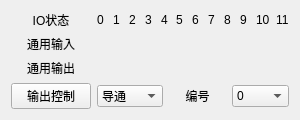
<?xml version="1.0" encoding="UTF-8"?>
<ui version="4.0">
 <class>IODialog</class>
 <widget class="QDialog" name="IODialog">
  <property name="geometry">
   <rect>
    <x>0</x>
    <y>0</y>
    <width>300</width>
    <height>120</height>
   </rect>
  </property>
  <property name="sizePolicy">
   <sizepolicy hsizetype="Preferred" vsizetype="Preferred">
    <horstretch>0</horstretch>
    <verstretch>0</verstretch>
   </sizepolicy>
  </property>
  <property name="maximumSize">
   <size>
    <width>300</width>
    <height>120</height>
   </size>
  </property>
  <property name="windowTitle">
   <string>IO配置</string>
  </property>
  <property name="windowIcon">
   <iconset resource="img.qrc">
    <normaloff>:/icon/images/icon.ico</normaloff>:/icon/images/icon.ico</iconset>
  </property>
  <layout class="QGridLayout" name="gridLayout" rowstretch="1,1,1,1" columnstretch="1,1,1,1">
   <item row="0" column="0">
    <widget class="QLabel" name="label">
     <property name="text">
      <string>IO状态</string>
     </property>
     <property name="alignment">
      <set>Qt::AlignmentFlag::AlignCenter</set>
     </property>
    </widget>
   </item>
   <item row="0" column="1" colspan="3">
    <layout class="QHBoxLayout" name="horizontalLayout_3">
     <item>
      <widget class="QLabel" name="label_3">
       <property name="text">
        <string>0</string>
       </property>
      </widget>
     </item>
     <item>
      <widget class="QLabel" name="label_2">
       <property name="text">
        <string>1</string>
       </property>
      </widget>
     </item>
     <item>
      <widget class="QLabel" name="label_4">
       <property name="text">
        <string>2</string>
       </property>
      </widget>
     </item>
     <item>
      <widget class="QLabel" name="label_7">
       <property name="text">
        <string>3</string>
       </property>
      </widget>
     </item>
     <item>
      <widget class="QLabel" name="label_8">
       <property name="text">
        <string>4</string>
       </property>
      </widget>
     </item>
     <item>
      <widget class="QLabel" name="label_9">
       <property name="text">
        <string>5</string>
       </property>
      </widget>
     </item>
     <item>
      <widget class="QLabel" name="label_10">
       <property name="text">
        <string>6</string>
       </property>
      </widget>
     </item>
     <item>
      <widget class="QLabel" name="label_11">
       <property name="text">
        <string>7</string>
       </property>
      </widget>
     </item>
     <item>
      <widget class="QLabel" name="label_12">
       <property name="text">
        <string>8</string>
       </property>
      </widget>
     </item>
     <item>
      <widget class="QLabel" name="label_14">
       <property name="text">
        <string>9</string>
       </property>
      </widget>
     </item>
     <item>
      <widget class="QLabel" name="label_15">
       <property name="text">
        <string>10</string>
       </property>
      </widget>
     </item>
     <item>
      <widget class="QLabel" name="label_16">
       <property name="text">
        <string>11</string>
       </property>
      </widget>
     </item>
    </layout>
   </item>
   <item row="1" column="0">
    <widget class="QLabel" name="label_5">
     <property name="text">
      <string>通用输入</string>
     </property>
     <property name="alignment">
      <set>Qt::AlignmentFlag::AlignCenter</set>
     </property>
    </widget>
   </item>
   <item row="1" column="1" colspan="3">
    <layout class="QHBoxLayout" name="horizontalLayout">
     <item>
      <widget class="StatusLed" name="labIn0">
       <property name="text">
        <string/>
       </property>
      </widget>
     </item>
     <item>
      <widget class="StatusLed" name="labIn1">
       <property name="text">
        <string/>
       </property>
      </widget>
     </item>
     <item>
      <widget class="StatusLed" name="labIn2">
       <property name="text">
        <string/>
       </property>
      </widget>
     </item>
     <item>
      <widget class="StatusLed" name="labIn3">
       <property name="text">
        <string/>
       </property>
      </widget>
     </item>
     <item>
      <widget class="StatusLed" name="labIn4">
       <property name="text">
        <string/>
       </property>
      </widget>
     </item>
     <item>
      <widget class="StatusLed" name="labIn5">
       <property name="text">
        <string/>
       </property>
      </widget>
     </item>
     <item>
      <widget class="StatusLed" name="labIn6">
       <property name="text">
        <string/>
       </property>
      </widget>
     </item>
     <item>
      <widget class="StatusLed" name="labIn7">
       <property name="text">
        <string/>
       </property>
      </widget>
     </item>
     <item>
      <widget class="StatusLed" name="labIn8">
       <property name="text">
        <string/>
       </property>
      </widget>
     </item>
     <item>
      <widget class="StatusLed" name="labIn9">
       <property name="text">
        <string/>
       </property>
      </widget>
     </item>
     <item>
      <widget class="StatusLed" name="labIn10">
       <property name="text">
        <string/>
       </property>
      </widget>
     </item>
     <item>
      <widget class="StatusLed" name="labIn11">
       <property name="text">
        <string/>
       </property>
      </widget>
     </item>
    </layout>
   </item>
   <item row="2" column="0">
    <widget class="QLabel" name="label_6">
     <property name="text">
      <string>通用输出</string>
     </property>
     <property name="alignment">
      <set>Qt::AlignmentFlag::AlignCenter</set>
     </property>
    </widget>
   </item>
   <item row="2" column="1" colspan="3">
    <layout class="QHBoxLayout" name="horizontalLayout_2">
     <item>
      <widget class="StatusLed" name="labOut0">
       <property name="text">
        <string/>
       </property>
      </widget>
     </item>
     <item>
      <widget class="StatusLed" name="labOut1">
       <property name="text">
        <string/>
       </property>
      </widget>
     </item>
     <item>
      <widget class="StatusLed" name="labOut2">
       <property name="text">
        <string/>
       </property>
      </widget>
     </item>
     <item>
      <widget class="StatusLed" name="labOut3">
       <property name="text">
        <string/>
       </property>
      </widget>
     </item>
     <item>
      <widget class="StatusLed" name="labOut4">
       <property name="text">
        <string/>
       </property>
      </widget>
     </item>
     <item>
      <widget class="StatusLed" name="labOut5">
       <property name="text">
        <string/>
       </property>
      </widget>
     </item>
     <item>
      <widget class="StatusLed" name="labOut6">
       <property name="text">
        <string/>
       </property>
      </widget>
     </item>
     <item>
      <widget class="StatusLed" name="labOut7">
       <property name="text">
        <string/>
       </property>
      </widget>
     </item>
     <item>
      <widget class="StatusLed" name="labOut8">
       <property name="text">
        <string/>
       </property>
      </widget>
     </item>
     <item>
      <widget class="StatusLed" name="labOut9">
       <property name="text">
        <string/>
       </property>
      </widget>
     </item>
     <item>
      <widget class="StatusLed" name="labOut10">
       <property name="text">
        <string/>
       </property>
      </widget>
     </item>
     <item>
      <widget class="StatusLed" name="labOut11">
       <property name="text">
        <string/>
       </property>
      </widget>
     </item>
    </layout>
   </item>
   <item row="3" column="1">
    <widget class="QComboBox" name="comboMode">
     <item>
      <property name="text">
       <string>导通</string>
      </property>
     </item>
     <item>
      <property name="text">
       <string>断开</string>
      </property>
     </item>
     <item>
      <property name="text">
       <string>流水灯</string>
      </property>
     </item>
     <item>
      <property name="text">
       <string>全亮</string>
      </property>
     </item>
     <item>
      <property name="text">
       <string>全灭</string>
      </property>
     </item>
    </widget>
   </item>
   <item row="3" column="2">
    <widget class="QLabel" name="label_13">
     <property name="text">
      <string>编号</string>
     </property>
     <property name="alignment">
      <set>Qt::AlignmentFlag::AlignCenter</set>
     </property>
    </widget>
   </item>
   <item row="3" column="3">
    <widget class="QComboBox" name="comboIndex">
     <item>
      <property name="text">
       <string>0</string>
      </property>
     </item>
     <item>
      <property name="text">
       <string>1</string>
      </property>
     </item>
     <item>
      <property name="text">
       <string>2</string>
      </property>
     </item>
     <item>
      <property name="text">
       <string>3</string>
      </property>
     </item>
     <item>
      <property name="text">
       <string>4</string>
      </property>
     </item>
     <item>
      <property name="text">
       <string>5</string>
      </property>
     </item>
     <item>
      <property name="text">
       <string>6</string>
      </property>
     </item>
     <item>
      <property name="text">
       <string>7</string>
      </property>
     </item>
     <item>
      <property name="text">
       <string>8</string>
      </property>
     </item>
     <item>
      <property name="text">
       <string>9</string>
      </property>
     </item>
     <item>
      <property name="text">
       <string>10</string>
      </property>
     </item>
     <item>
      <property name="text">
       <string>11</string>
      </property>
     </item>
    </widget>
   </item>
   <item row="3" column="0">
    <widget class="QPushButton" name="btnOutput">
     <property name="focusPolicy">
      <enum>Qt::FocusPolicy::NoFocus</enum>
     </property>
     <property name="text">
      <string>输出控制</string>
     </property>
    </widget>
   </item>
  </layout>
 </widget>
 <customwidgets>
  <customwidget>
   <class>StatusLed</class>
   <extends>QLabel</extends>
   <header location="global">status_led.h</header>
  </customwidget>
 </customwidgets>
 <resources>
  <include location="img.qrc"/>
 </resources>
 <connections/>
</ui>
